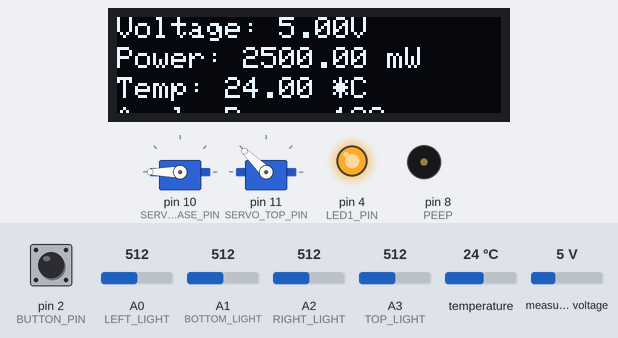
The sketch below on a simulated Arduino Uno, built with avr-gcc and run on an emulated ATmega328P. On the bench: 2 × servo, 128×32 one-colour display, output pins drawn as LEDs (lit = HIGH), buzzer (waves = sounding). The test bench sets the inputs (shaded band); at power-on: pin 2 (BUTTON_PIN) LOW, A0 (LEFT_LIGHT) = 512, A1 (BOTTOM_LIGHT) = 512, temperature 24 °C, A2 (RIGHT_LIGHT) = 512, A3 (TOP_LIGHT) = 512, measured voltage 5 V. What the sketch prints to the serial monitor is not drawn.

Above: at 6.8 s.
6.9 s: pin 2 (BUTTON_PIN) pulled HIGH for 0.15 s
At 7.18 s:
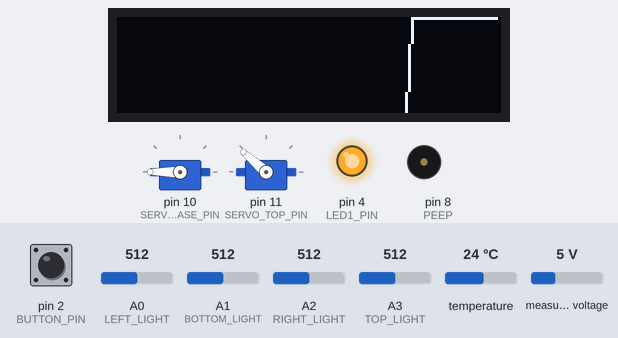
8.7 s: A0 (LEFT_LIGHT) set to 559
11.1 s: A0 (LEFT_LIGHT) set to 577
At 11.9 s:
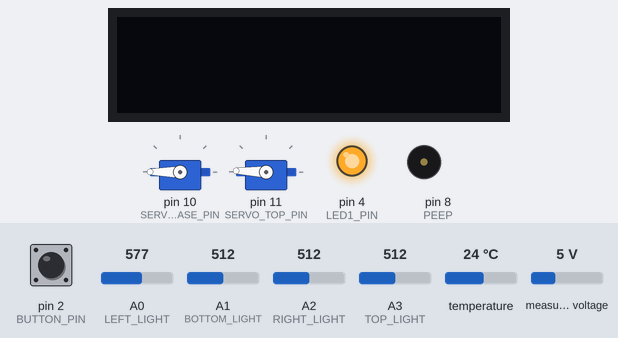
12.6 s: A1 (BOTTOM_LIGHT) set to 531
14.2 s: A1 (BOTTOM_LIGHT) set to 550
At 16.4 s:
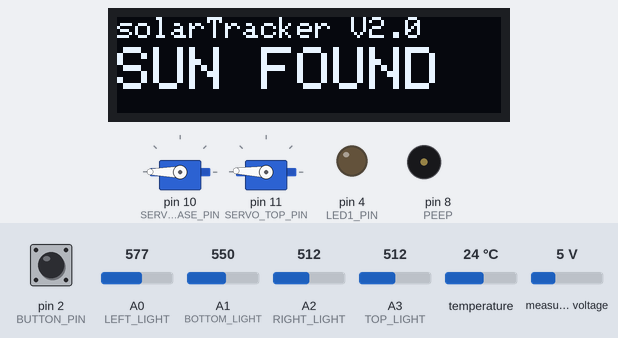
19.5 s: temperature set to 12 °C
At 26.6 s:
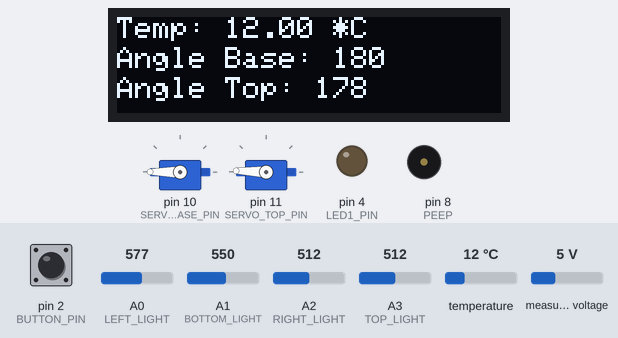
Timing chart, 0 to 28.1 s (numbered marks = the images above; inputs shaded):
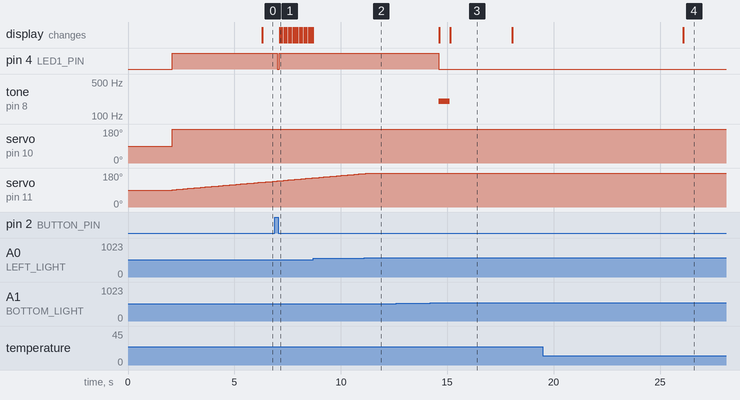

The sketch:

solarTracker.ino
```cpp
#include <Wire.h>
#include <Adafruit_SSD1306.h>
#include <Adafruit_GFX.h>
#include <Servo.h>
#include <Adafruit_INA219.h>
#include <SPI.h>
#include <Adafruit_BMP280.h>

static String NAME = "solarTracker V2.0";

static int SERVO_BASE_PIN =  10;
static int SERVO_TOP_PIN =  11;
static int BUTTON_PIN = 2;
static int LED1_PIN = 4;

static int TOP_LIGHT = 3;
static int RIGHT_LIGHT = 2;
static int BOTTOM_LIGHT = 1;
static int LEFT_LIGHT = 0;

static int PEEP = 8;

// OLED display TWI address
#define OLED_ADDR   0x3C

#define SCREEN_WIDTH 128 // OLED display width, in pixels
#define SCREEN_HEIGHT 32 // 32 // OLED display height, in pixels
#define OLED_RESET     4 // Reset pin # (or -1 if sharing Arduino reset pin)
// BMP sensor
#define BMP280_ADDR 0x76

const int graphWidth = SCREEN_WIDTH / 2;
float power_values[graphWidth];
bool screenMode = false;  //false = values; true = graph
bool buttonPress = false;

const float widerstand = 10;

const int  waitTimeSec =  60;

int direction_base = 180;
int direction_top = 90;
const float ok_diff = 0.003;

int shouldWaitTopCount = 0;
int shouldWaitBaseCount = 0;

Servo sBase;
Servo sTop;

Adafruit_SSD1306 display(SCREEN_WIDTH, SCREEN_HEIGHT, &Wire, OLED_RESET);
Adafruit_INA219 ina219;
Adafruit_BMP280 bmp;

int goUp = 0;

int loopI = 0;

void setup() {
  Serial.begin(9600);
  // Servos initalisiert
  sBase.attach(SERVO_BASE_PIN, 1000, 2000);
  sTop.attach(SERVO_TOP_PIN, 1000, 2000);
  //Display initialisiert
  display.begin(SSD1306_SWITCHCAPVCC, OLED_ADDR);
  display.clearDisplay();
  display.setTextColor(WHITE);
  display.setCursor(0, 0);
  display.print(NAME);
  display.display();
  // Measure device
   ina219.begin();
   ina219.setCalibration_16V_400mA();
   // temp. sensor
   bmp.begin(BMP280_ADDR);
   bmp.setSampling(Adafruit_BMP280::MODE_NORMAL,
                  Adafruit_BMP280::SAMPLING_X2,
                  Adafruit_BMP280::SAMPLING_X16,
                  Adafruit_BMP280::FILTER_X16,
                  Adafruit_BMP280::STANDBY_MS_500);

  //Display Toggler Stuff
  pinMode(BUTTON_PIN, INPUT);
  pinMode(LED1_PIN, OUTPUT);
  digitalWrite(LED1_PIN, LOW);
  for(int i = 0; i < graphWidth; i++){
    power_values[i] = 0.0;
  }

  //wait
  delay(2000);
}

void loop() {
  //sTop für links - rechts
  float left = analogRead(LEFT_LIGHT);
  float right = analogRead(RIGHT_LIGHT);
  // kalibrieren
  float left_cal = left / 987.0;
  float right_cal = right / 872.0;
  // get direction of stuff
  if (abs(right_cal - left_cal) > ok_diff) {
    direction_top += right_cal > left_cal ? 1 : -1;
    shouldWaitBaseCount = 0;
  } else {
    shouldWaitBaseCount++;
  }

  //sBase für oben - unten
  float top = analogRead(TOP_LIGHT);
  float bottom = analogRead(BOTTOM_LIGHT) ;
  // kalibrieren
  float top_cal = top / 931.0;
  float bottom_cal = bottom / 1004.0;
  // get direction of stuff
  if (abs(top_cal - bottom_cal) > ok_diff) {
    direction_base += top_cal > bottom_cal ? 1 : -1;
    shouldWaitTopCount = 0;
  } else {
    shouldWaitTopCount++;
  }

 //Debug
 printSensors(top, top_cal, bottom, bottom_cal, right, right_cal, left, left_cal);
 Serial.println("------");
 printDirection();
 Serial.println("------");

  // Do not move in 0-180 degrees
  direction_top += direction_top > 180 ? -1 : 0;
  direction_top += direction_top < 0 ? 1 : 0;
  direction_base += direction_base > 180 ? -1 : 0;
  direction_base += direction_base < 0 ? 1 : 0;

  // move Servos
  sTop.write(direction_top);
  sBase.write(direction_base);
  //update Power array
  float U =  ina219.getBusVoltage_V() ;
  float I = U / widerstand;
  float P = U * I;
  if(power_values[graphWidth -1] == 0){
    for (int i = 0; i < graphWidth; i++){
      if (power_values[i] == 0.0){
        power_values[i] = P;
        break;
      }
    }
  }else{
    for (int i = 0; i < graphWidth-1; i++){
      power_values[i] = power_values[i+1];
    }
    power_values[graphWidth-1] = P;
  }

  // wait if sun found
  if (shouldWaitBaseCount > 3 && shouldWaitTopCount > 3) {
  //if (true) {
    //turn off LED
    digitalWrite(LED1_PIN, LOW);
    //disable motors
    sTop.detach();
    sBase.detach();
    // play tone
    tone(PEEP, 200);
    Serial.println("SUN FOUND");
    // display on display
    bigDisplay("SUN FOUND!");
    delay(500);
    //stop playing tone
    noTone(8);
    bigDisplay("SUN FOUND");
    delay(2900);

    for (int i = 0; i < waitTimeSec/8; i++){
      disStart();
      delay(8000);
    }
    shouldWaitBaseCount = 0;
    shouldWaitTopCount = 0;
    sBase.attach(SERVO_BASE_PIN, 1000, 2000);
    sTop.attach(SERVO_TOP_PIN, 1000, 2000);
  }
  // button stuff
  if(digitalRead(BUTTON_PIN) == HIGH){
    buttonPress = true;
    digitalWrite(LED1_PIN, LOW);
  }
  else if(buttonPress){
    screenMode = !screenMode;
    buttonPress = false;
    digitalWrite(LED1_PIN, HIGH);
  }
  else{
    digitalWrite(LED1_PIN, HIGH);
  }

  //delay(1000);

  //display stuff
  if(!screenMode){
    loopI++;
    if (loopI > 40) {
      loopI = 0;
      disStart();
    }
  }
  else{
      drawGraph();
  }
}

// print display stuff
void disStart() {
  goUp++;
  if (goUp > 6) {
    goUp = 0;
  }
  printURI(goUp);
}

void bigDisplay(String str) {
    display.clearDisplay();
    display.setCursor(0, 0);
    display.print(NAME);
    display.setCursor(0, 10);
    display.setTextSize(2);
    display.print(str);
    display.setTextSize(1);
    display.display();
}

float printURI(int howMuchToPrint) {
  // widerstand
  float R = 10;
  // 5 weil 5V arduino
  float U =  ina219.getBusVoltage_V() ;
  float I = U / widerstand;
  float P = U * I;
  Serial.print((String) "U: " + U + " V,  ");
  Serial.print((String) "I: " + I + " A,  ");
  Serial.println((String) "P: " + P*1000 + " mW");

  // Display display
  display.clearDisplay();
  display.setCursor(0, 0 - howMuchToPrint*10);
  display.print(NAME);
  // voltage etc
  display.setCursor(0, 10 - howMuchToPrint*10);
  display.print((String) "Voltage: " + U + "V");
  display.setCursor(0, 20 - howMuchToPrint*10);
  display.print((String) "Power: " + P*1000 + " mW" );
  //temperature
  display.setCursor(0, 30 - howMuchToPrint*10);
  display.print((String) "Temp: " + bmp.readTemperature() + " *C" );
  // motor stuff
  display.setCursor(0, 40 - howMuchToPrint*10);
  display.print((String) "Angle Base: " + direction_base );
  display.setCursor(0, 50 - howMuchToPrint*10);
  display.print((String) "Angle Top: " + direction_top );
  // like top
  display.setCursor(0, 60 - howMuchToPrint*10);
  display.print(" ");
  display.setCursor(0, 70 - howMuchToPrint*10);
  display.print(NAME);
  display.setCursor(0, 80 - howMuchToPrint*10);
  display.print((String) "Voltage: " + U );
  display.display();
}

void printSensors(float top, float top_cal, float bottom, float bottom_cal, float right, float right_cal, float left, float left_cal) {
  // Print debug stuff
   Serial.print(top_cal, 5);
   Serial.print(" ");
   Serial.print(right_cal, 5);
   Serial.print(" ");
   Serial.print(bottom_cal, 5);
   Serial.print(" ");
   Serial.println(left_cal, 5);

   Serial.print(top, 5); // 16, 947 -> 931
   Serial.print(" ");
   Serial.print(right,  5);  // 18, 890 -> 872
   Serial.print(" ");
   Serial.print(bottom, 5); // 6, 1010 ->  1004
   Serial.print(" ");
   Serial.println(left, 5); // 17, 1004 ->  987
}

void printDirection() {
   Serial.println(direction_top);
   Serial.println(direction_base);

}

void drawGraph(){
  float biggest = 0.0;
  for (int i = 0; i < graphWidth-2; i++){
    if (power_values[i] > biggest){
      biggest = power_values[i];
    }
  }
  if(biggest == 0.0){
    return;
  }
  display.clearDisplay();
  float ratio = SCREEN_WIDTH/graphWidth;
  for (int i = 0; i < graphWidth-1; i++){
    display.drawLine(i*ratio, power_values[i]/biggest*SCREEN_HEIGHT, (i+1)*ratio, power_values[i+1]/biggest*SCREEN_HEIGHT, WHITE);
  }
  display.display();
}
```

Measured:
- the behaviour switches between 576 and 577 on A0 (LEFT_LIGHT) (found by bisection; images 1 and 2)
- the behaviour switches between 549 and 550 on A1 (BOTTOM_LIGHT) (found by bisection; images 2 and 3)
- after the input at 6.9 s, pin 4 (LED1_PIN): HIGH → LOW after 0.10 s, → HIGH 0.10 s later; the display: changes after 0.23 s (image 1)
- after the input at 11.1 s, servo on pin 11 (SERVO_TOP_PIN): goes on until 11.2 s, then stays 178°
- after the input at 12.6 s, every drawn part: stays the same
- after the input at 14.2 s, pin 4 (LED1_PIN): HIGH → LOW after 0.40 s; tone on pin 8 (PEEP): silent → 200 Hz after 0.40 s, → silent 0.53 s later; the display: first changes after 0.42 s (image 3 shows a later state)
- after the input at 19.5 s, the display: changes after 6.6 s (image 4)
- what the display in image 3 shows lasts 3.0 s, from 15.1 s to 18.1 s
